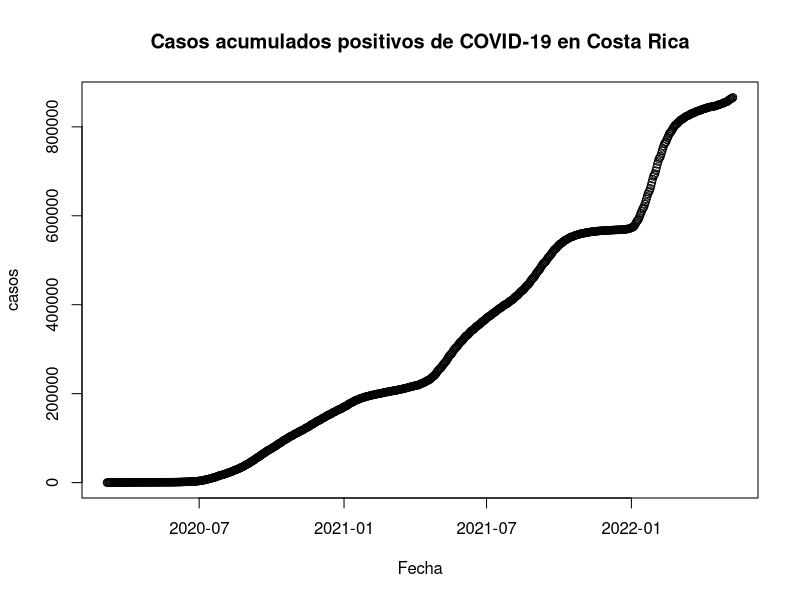

Reproduce this figure in R.
## ---- chunk 1
knitr::opts_chunk$set(echo = TRUE)
## ---- chunk 2
covid <- read.csv(file = "05_10_22_CSV_GENERAL.csv", sep = ";")
## ---- chunk 3
options(scipen = 7)
## ---- chunk 4
covid$FECHA <- as.Date(covid$FECHA, format = "%d/%m/%Y")
## ---- chunk 5
plot(covid$FECHA, covid$positivos, main = "Casos acumulados positivos de COVID-19 en Costa Rica", xlab = "Fecha", ylab = "casos")
